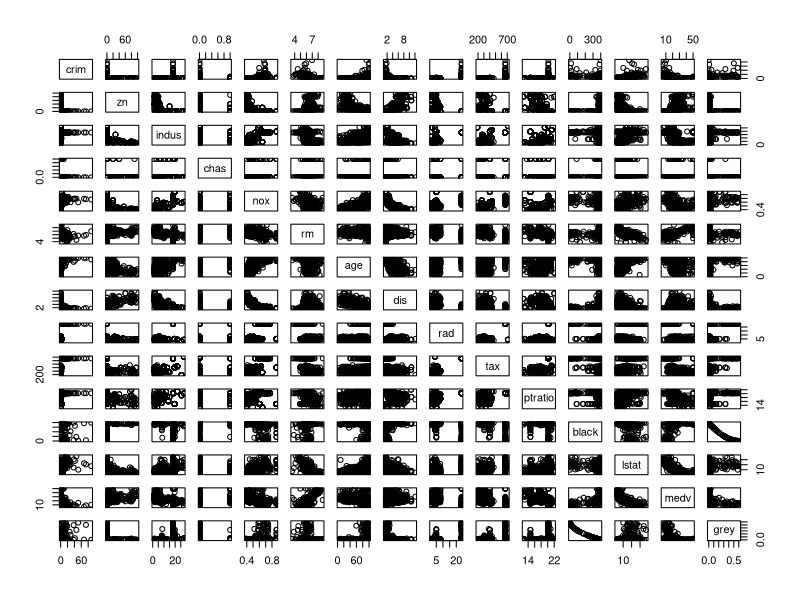

R code for this plot: (Note: this script raises an error after producing the figure.)
# Chapter 2, Problem 10.

# Use Boston data.
# a) load data
library(MASS)

Boston
?Boston

# My own exploration of the "black" variable.  Very unintuitively named and transformed.
#  Untransformed it to what is termed Bk in the dataset.  Bk = proportion of blacks in a town.
#  I named this grey.  Row{Min(grey)} = Row{Max(black)}.

range(Boston$black)
grey = Boston$black
grey = grey/1000
range(grey)
grey = sqrt(grey)
range(grey)
grey = -grey + 0.63
range(grey)

Boston2 = data.frame(Boston, grey)  # Tacking on my preferred race variable on the Boston data set.

# How many rows in this data set?
number_of_rows = nrow(Boston)

# How many columns in this data set?
number_of_columns = ncol(Boston)

# What do the rows and columns represent?
print(paste("There are", number_of_rows, "observations and", number_of_columns, 
            "variables in the Boston data set."))

# b) Make some pairwise scatterplots of the predictors.  Describe your findings.
attach(Boston2)
detach(Boston2)
plot(Boston2)
plot(grey, black)
plot(grey, medv)
 # There are a lot of non-linear associations, and there are many outliers.
   # The closest to linear relationship that I see between a regressor and regressand are
      # between rooms and median value (medv ~ rm)
      # between proportion of the population of lower status and median value (medv ~ lstat)

# c) Are any of the predictor associated with the per capita crime rate (crim)?
crim_cor = apply(X = Boston2, MARGIN = 2, FUN = cor, x = crim)
sort(crim_cor)
  # The correlations greater than abs(.3) are:
    # medv, -.388; black, -.385; dis, -.380; age, .353; grey, .386; indus, .407;
    # nox, .421; lstat, .456; tax, .583; rad, .623

# d) Do any of the suburbs of Boston appear to have particularly
# high crime rates? Tax rates? Pupil-teacher ratios? Comment on
# the range of each predictor

    # crim
range(crim)  # This range is very, very broad
range(crim)[2]/range(crim)[1]  # 14078.51x spread
Boston[ which(Boston$crim==max(Boston$crim)), ]  # Here is the highest value (obs 381)

    # tax
range(tax)  # This range is fairly broad
range(tax)[2]/range(tax)[1]  # 3.80x spread.
sort(tax)
Boston[ which(Boston$tax==max(Boston$tax)), ]  # Here are the highest values (obs 489 - 493)

    # pupil teacher ratio
range(ptratio)  # 12.6 - 22.0
range(ptratio)[2]/range(ptratio)[1]  # 1.75x spread.
sort(ptratio)
Boston[ which(Boston$ptratio==max(Boston$ptratio)), ]  # Here are the highest values (obs 355 - 356)

# e) How many of the suburbs in this data set bound the Charles river?
Boston[ which(Boston$chas == max(Boston$chas)), ]  # Houses down by the river.
summary(chas)
houses_not_by_chas  = length(chas) - sum(chas)
houses_by_chas      = sum(chas)
print(paste("The number of houses sold by the Charles river is", houses_by_chas,
            "while the number of houses sold not by the Charles river is", houses_not_by_chas))
ans_10_e = "based on the number of distinct pupil-teacher ratios, tax rates, and crime rates 
        within chas==1, it looks like there are 9 suburbs in this dataset that border the
        Charles river."
print(ans_10_e)

# f)  What is the median pupil-teacher ratio in towns in this dataset.
unique_ptratio_rows = Boston[!duplicated(Boston[ , c('ptratio')]), ]
nrow(unique_ptratio_rows)

sorted_unique_ptratio_rows = unique_ptratio_rows[order(unique_ptratio_rows$ptratio), ]

    # Using median function
median(sorted_unique_ptratio_rows$ptratio)
    # Checking median function by hand.
(sorted_unique_ptratio_rows$ptratio[23] + sorted_unique_ptratio_rows$ptratio[24])/2

# g) Which suburb of Boston has lowest median value of owner-occupied homes? 
#   What are the values of the other predictors
#   for that suburb, and how do those values compare to the overall
#   ranges for those predictors? Comment on your findings.
Boston[ which(Boston$medv==min(Boston$medv)), ]  #  There is a tie.
#  Both have bad ptratio (20.2; max is 22)
#  Both have tax rates that are high (666)
#  Both have high crime rates (38.35 and 67.92, overall high is 88.)
#  To have cheap housing, you have to overpay in taxes, and you have bad schools, and high crime.

# h) In this data set, how many suburbs average more than 7 rooms per dwelling?  More than eight?  Comment on 8+
Boston_7plus = Boston[ which(Boston$rm > 7), ]
nrow(Boston_7plus)  # There are 64 observations with more than 7 rooms per dwelling.

Boston_8plus = Boston[ which(Boston$rm > 8), ]
nrow(Boston_8plus)  # There are 13 observations with more than 8 rooms per dwelling.
Boston_8plus
comments_on_8plus = "They all have low crime, low tax rates, few black people, and higher median values"

print(comments_on_8plus)